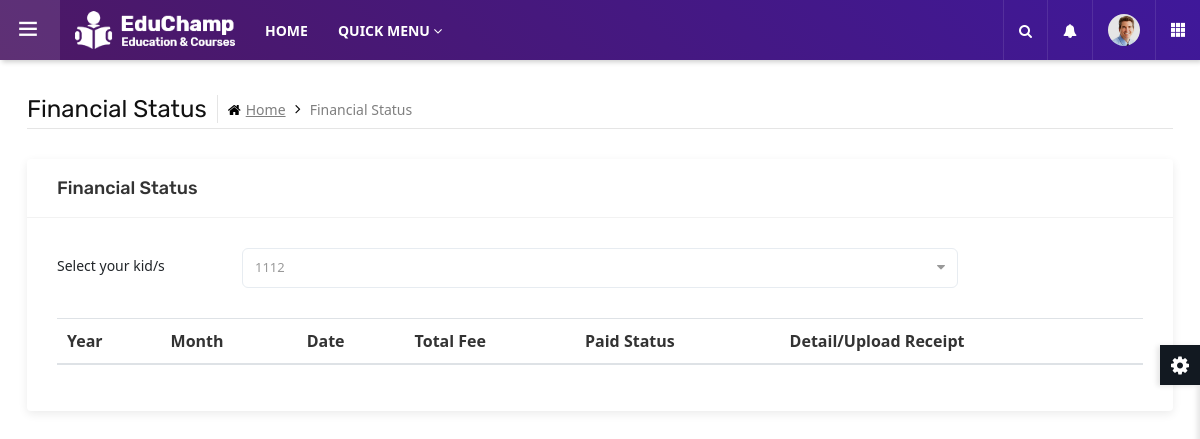
The app's page /financialStudent.php (signed in), older data.
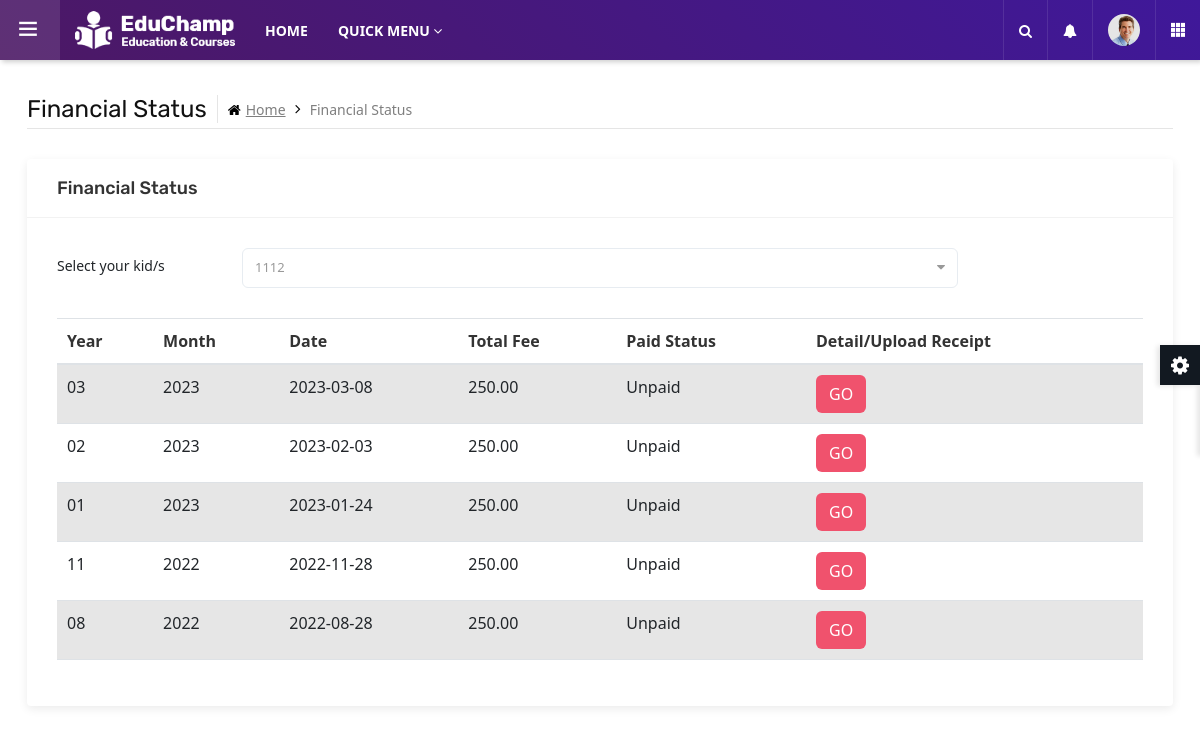
The same page, newer data.
### tables this page shows
CREATE TABLE `student` (
  `stdMKN` char(12) NOT NULL,
  `stdName` varchar(50) NOT NULL,
  `stdGender` tinyint(1) NOT NULL,
  `stdAge` decimal(2,0) NOT NULL,
  `stdDOB` date NOT NULL,
  `stdFavorColor` varchar(20) DEFAULT NULL,
  `stdDiapers` tinyint(1) NOT NULL,
  `stdSession` varchar(2) NOT NULL,
  `stdMeal` varchar(2) NOT NULL,
  `stdPhoto` varchar(40) NOT NULL,
  `stdRegStatus` tinyint(2) NOT NULL,
  `pIC` char(12) NOT NULL,
  `clsName` varchar(20) DEFAULT NULL,
  `prgName` varchar(50) DEFAULT NULL
);

CREATE TABLE `fee` (
  `fID` int(11) NOT NULL,
  `fDate` date NOT NULL,
  `fDesc` varchar(255) DEFAULT NULL,
  `fTot` decimal(8,2) DEFAULT NULL,
  `stdMKN` char(12) NOT NULL,
  `payDate` timestamp NULL DEFAULT NULL,
  `payStatus` tinyint(1) NOT NULL,
  `fPhoto` varchar(40) DEFAULT NULL
);

### financialStudent.php (the view, shortened to what this page needs)
<?php
include "leftSideBarParent.php";
$pIC = $_SESSION["pIC"];
$payStatus = array("Unpaid", "Paid", "Processing");
?>
	<main class="ttr-wrapper">
		<div class="container-fluid">
			<div class="db-breadcrumb">
				<h4 class="breadcrumb-title">Financial Status</h4>
				<ul class="db-breadcrumb-list">
					<li><a href="#"><i class="fa fa-home"></i>Home</a></li>
					<li>Financial Status</li>
				</ul>
			</div>
            <div class="row">
				<div class="col-lg-12 m-b30">
					<div class="widget-box">
						<div class="wc-title">
							<h4>Financial Status</h4>
						</div>
                        <div class="widget-inner">
                        <?php
                        $queryGetStd = "SELECT * FROM Student WHERE pIC = '$pIC' ";
                        $resultGetStd = mysqli_query($con, $queryGetStd);
                        echo "
                        <form class='edit-profile m-b30' name='financialForm' method='post' action='financialStudent.php' id='filter'>
                        <div class='form-group row'>
								<label class='col-sm-2 col-form-label'>Select your kid/s</label>
								<div class='col-sm-8'>
                                <select name='stdMKN' class='form-control' id='select' onchange='changeFunc();'>
                        ";
                        while($rowGetStd = mysqli_fetch_array($resultGetStd)){
                            if($_POST["stdMKN" ] == $rowGetStd["stdMKN"]){
                                echo "<option value = '$rowGetStd[stdMKN]' selected>$rowGetStd[stdName]</option>";
                            }
                            else{
                                echo "<option value = '$rowGetStd[stdMKN]'>$rowGetStd[stdName]</option>";
                            }
                        }
                        echo "
                        </select></div>
						</div>
                        </form>
                        ";
                        ?>
                        <table class="table table-striped table-hover ">
                        <thead>
                        <tr>
                        <th>Year</th>
                        <th>Month</th>
                        <th>Date</th>
                        <th>Total Fee</th>
                        <th>Paid Status</th>
                        <th>Detail/Upload Receipt</th>
                        </tr>
                        <thead>
                        <tbody>
                        <?php
                        $stdMKN = $_POST['stdMKN'];
                        $query1 = "SELECT * FROM fee WHERE stdMKN='$stdMKN' ORDER BY fDate DESC";
                        $result1 = mysqli_query($con, $query1);
                        while($row1 = mysqli_fetch_array($result1)){
                            $fDate = $row1['fDate'];
                            $month = date("m",strtotime($fDate));
                            $year = date("Y",strtotime($fDate));
                            $payS = $row1['payStatus'];
                            echo "
                            <tr>
                            <td>$month</td>
                            <td>$year</td>
                            <td>$fDate</td>
                            <td>$row1[fTot]</td>
                            <td>$payStatus[$payS]</td>
                            <td>
                                <form method = 'post' action = 'financialDetailStudent.php'>
                                <input type = 'hidden' name = 'fID' value = '$row1[fID]'>
                                <input type = 'hidden' name = 'stdMKN' value = '$stdMKN' >
                                <input type = 'submit' class = 'btn red pull-left' value = 'GO'></td>
                                </form>
                            </td>
                            </tr>
                            ";
                        }
                        ?>
                        </tbody>
                        </table>
                    </div>
                </div>
            </div>
        </div>
    </main>
</body>
</html>

### leftSideBarParent.php (shortened to what this page needs)
<!DOCTYPE html>
<html lang="en">
<head>
	<link rel="stylesheet" type="text/css" href="assets/css/assets.css">
	<link rel="stylesheet" type="text/css" href="assets/vendors/calendar/fullcalendar.css">
	<link rel="stylesheet" type="text/css" href="assets/css/typography.css">
	<link rel="stylesheet" type="text/css" href="assets/css/shortcodes/shortcodes.css">
	<link rel="stylesheet" type="text/css" href="assets/css/style.css">
	<link rel="stylesheet" type="text/css" href="assets/css/dashboard.css">
	<link rel="stylesheet" type="text/css" href="css/bootstrap5.min.css">
	<link class="skin" rel="stylesheet" type="text/css" href="assets/css/color/color-1.css">
	<link href="https://cdn.jsdelivr.net/npm/bootstrap@5.2.3/dist/css/bootstrap.min.css" rel="stylesheet">
</head>
<body class="ttr-opened-sidebar ttr-pinned-sidebar">
	<header class="ttr-header">
		<div class="ttr-header-wrapper">
			<div class="ttr-toggle-sidebar ttr-material-button">
				<i class="ti-menu ttr-close-icon"></i>
			</div>
			<div class="ttr-logo-box">
				<div>
					<a href="dashboardParent.php" class="ttr-logo">
						<img class="ttr-logo-desktop" alt="" src="assets/images/logo-white.png" width="160" height="27">
					</a>
				</div>
			</div>
			<div class="ttr-header-menu">
				<ul class="ttr-header-navigation">
					<li>
						<a href="../dashboardParent.php" class="ttr-material-button ttr-submenu-toggle">HOME</a>
					</li>
					<li>
						<a href="#" class="ttr-material-button ttr-submenu-toggle">QUICK MENU <i class="fa fa-angle-down"></i></a>
					</li>
				</ul>
			</div>
			<div class="ttr-header-right ttr-with-seperator">
				<ul class="ttr-header-navigation">
					<li>
						<a href="#" class="ttr-material-button ttr-search-toggle"><i class="fa fa-search"></i></a>
					</li>
					<li>
						<a href="#" class="ttr-material-button ttr-submenu-toggle"><i class="fa fa-bell"></i></a>
					</li>
					<li>
						<a href="#" class="ttr-material-button ttr-submenu-toggle"><span class="ttr-user-avatar"><img alt="" src="assets/images/testimonials/pic3.jpg" width="32" height="32"></span></a>
					</li>
					<li class="ttr-hide-on-mobile">
						<a href="#" class="ttr-material-button"><i class="ti-layout-grid3-alt"></i></a>
					</li>
				</ul>
			</div>
		</div>
	</header>

### assets/css/typography.css (style rules this page uses)
body { background-color: #fff; font-family: Rubik; font-size: 16px; font-weight: 400; color:#505050; padding: 0; margin: 0; overflow-x: hidden; -webkit-font-smoothing: antialiased; font-smoothing: antialiased; -moz-osx-font-smoothing: grayscale; scroll-behavior: smooth; }
a { color: #6f6f6f; outline: 0 none; text-decoration: none; }
img { border-style: none; height: auto; max-width: 100%; vertical-align: middle; }
section, article, aside, details, figcaption, figure, footer, header, hgroup, main, menu, nav, summary { display: block; }
table { background-color: transparent; width: 100%; }
table thead th { color: #333; }
table td { padding: 15px 10px; }
p, address, pre, hr, ul, ol, dl, dd, table { margin-bottom: 24px; }
h1, h2, h3, h4, h5, h6 { color: #111111; font-family: rubik; margin-top:0; }
h4 { font-size: 22px; line-height: 28px; margin-bottom: 15px; font-weight: 500; }
dl, ul, ol { list-style-position: outside; padding: 0; }
ul, ol { margin-bottom: 24px; }
ul li, ol li { padding: 0; }
.m-b30 { margin-bottom: 30px; }

### assets/css/style.css (style rules this page uses)
.edit-profile .col-form-label { font-size:14px; font-weight: 400; }
.edit-profile { padding:30px; }
.edit-profile .form-group { margin-bottom: 15px; }

### assets/css/color/color-1.css (style rules this page uses)
:root { --primary: #4c1864; --sc-primary: #4d0a91; }
.bg-primary,.btn,.comments-area .comment-form p input[type="submit"],.pagination > .active > a,.pagination > .active > span,.pagination > .active > a:hover,.pagination > .active > span:hover,.pagination > .active > a:focus,.pagination > .active > span:focus,.feature-filters .active > [class*="btn"],.list-num-count > li:before,.pagination-bx.primary .pagination > li > a, .pagination-bx.primary .pagination > li > span,button.back-to-top,.rev-btn { background-color: #4c1864; }
a,.text-primary,.primary li:before,.menu-links .nav > li.active > a,.menu-links .nav > li:hover > a,.menu-links .nav > li .mega-menu > li ul a:hover,.menu-links .nav > li .sub-menu li:hover > a,footer a:active,footer a:focus,footer a:hover,footer h1 a,footer h2 a,footer h3 a,footer h4 a,footer h5 a,footer h6 a,footer p a,.testimonial-1 .testimonial-position,.acod-head a:after,.acod-head a,.acod-head a:hover,.acod-head a.collapsed:hover,.ttr-tabs .nav-tabs > li > a i,h1 a:hover,h2 a:hover,h3 a:hover,h4 a:hover,h5 a:hover,h6 a:hover,.btn.outline,.btn-link:hover { color: #4c1864; }
.ttr-notify-header::after,.widget-bg1,.ttr-search-bar,.ttr-header,.ovpr-dark:after, .pricingtable-main,.account-head:after { background: #4c1864; background: -moz-linear-gradient(45deg, #4c1864 0%, #3f189a 100%); background: -webkit-linear-gradient(45deg, #4c1864 0%,#3f189a 100%); background: linear-gradient(45deg, #4c1864 0%,#3f189a 100%); filter: progid:DXImageTransform.Microsoft.gradient( startColorstr='#4c1864', endColorstr='#3f189a',GradientType=1 ); }
.course-info-list ul li a.active, .course-info-list ul li a:hover,.btn,.profile-tabnav .nav li a.active,button.back-to-top,.upcoming-event-carousel.owl-btn-1 .owl-prev, .upcoming-event-carousel.owl-btn-1 .owl-next,.courses-carousel .owl-nav .owl-next, .courses-carousel .owl-nav .owl-prev, .recent-news-carousel .owl-nav .owl-next, .recent-news-carousel .owl-nav .owl-prev, .testimonial-carousel .owl-nav .owl-next, .testimonial-carousel .owl-nav .owl-prev { background-color:#f7b205; color:#000; }

### assets/css/shortcodes/button.css (style rules this page uses)
.btn { -moz-user-select: none; border: 1px solid rgba(0, 0, 0, 0); border-radius: 4px; display: inline-block; font-size: 16px; font-weight: 400; line-height: 1.25; padding: 8px 16px; text-align: center; transition: all 0.2s ease-in-out 0s; vertical-align: middle; white-space: nowrap; }
.btn, .btn-secondry { color: #fff; padding: 10px 20px; display: inline-block; font-size: 14px; outline: none; cursor: pointer; outline: none; border-width: 0; border-style: solid; border-color: transparent; line-height: 1.42857; border-radius: 3px; font-weight: 400; text-align:center; font-family: rubik; }
.btn { background-color: #EFBB20; }
.btn.red { background-color: #f0526d; color: #fff; }

### assets/css/shortcodes/breadcrumb.css (style rules this page uses)
.table > tbody > tr > td, .table > tbody > tr > th, .table > tfoot > tr > td, .table > tfoot > tr > th, .table > thead > tr > td, .table > thead > tr > th { padding: 10px; }

Row changes from the older to the newer data that the page shows:
added fee: fDate "03", fDate "2023", fDate "2023-03-08", fTot "250.00", payStatus "Unpaid"
added fee: fDate "02", fDate "2023", fDate "2023-02-03", fTot "250.00", payStatus "Unpaid"
added fee: fDate "01", fDate "2023", fDate "2023-01-24", fTot "250.00", payStatus "Unpaid"
added fee: fDate "11", fDate "2022", fDate "2022-11-28", fTot "250.00", payStatus "Unpaid"
added fee: fDate "08", fDate "2022", fDate "2022-08-28", fTot "250.00", payStatus "Unpaid"
